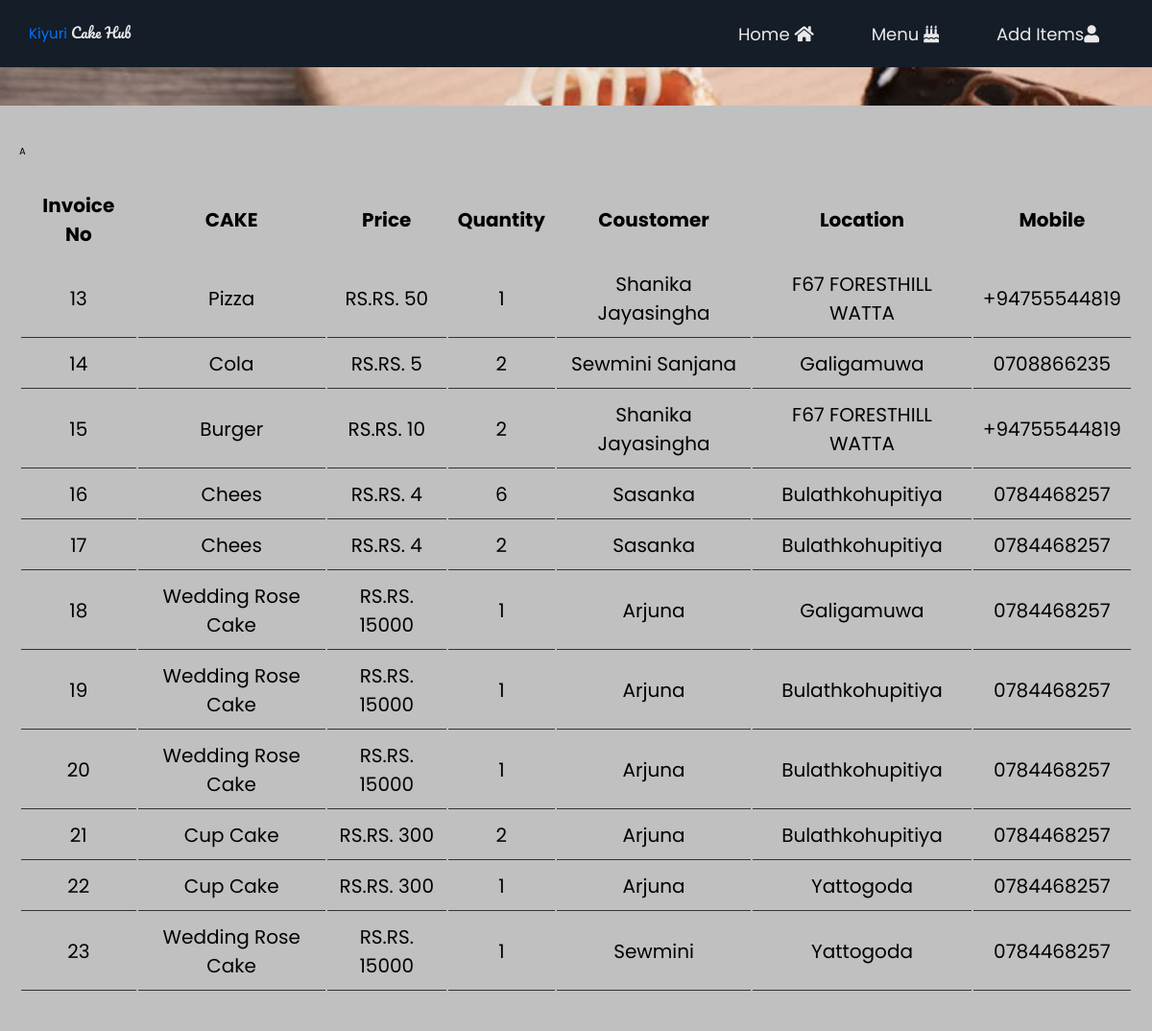
Page /project/orders.php on the committed database.
### tables this page shows
CREATE TABLE `oder_table` (
  `ID` int(50) NOT NULL,
  `Item` varchar(100) NOT NULL,
  `price_RS` varchar(100) NOT NULL,
  `quantity` varchar(100) NOT NULL,
  `customer` varchar(100) NOT NULL,
  `location` varchar(100) NOT NULL,
  `Contact_No` varchar(100) NOT NULL
);

### project/orders.php (the view, shortened to what this page needs)
<?php
@include 'config.php';
?>
<!DOCTYPE html>
<html lang="en">
<head>
    <link rel="stylesheet" href="about.css">
    <link rel="stylesheet" href="https://cdnjs.cloudflare.com/ajax/libs/font-awesome/4.7.0/css/font-awesome.css">
    <link rel="stylesheet" type="text/css" href="https://cdnjs.cloudflare.com/ajax/libs/font-awesome/5.15.1/css/all.min.css">
    <link rel="stylesheet" href="https://cdnjs.cloudflare.com/ajax/libs/font-awesome/5.15.4/css/all.min.css">
   <link rel="stylesheet" href="css/style.css">
   <link rel="stylesheet" href="https://cdnjs.cloudflare.com/ajax/libs/font-awesome/5.15.4/css/all.min.css">
   <link rel="stylesheet" href="css/style.css">
</head>
<body>
<div class="menubar">
       <pre class="name"><span>Kiyuri</span> Cake Hub</pre>
       <ul>
           <li><a href="in.php">Home </a><i class="fa fa-home"></i></li>
           <li><a href="menu.php">Menu </a><i class="fa fa-birthday-cake"></i></li>
           <li><a href="admin_page.php">Add Items</a><i class="fa fa-user"></i></li>
       </ul>
 </div>
<h1>INVOICE TABLE</h1>
<div class="container">
   <?php
   $select = mysqli_query($conn, "SELECT * FROM oder_table");
   ?>
   <div class="product-display">
      <table boeder="5" class="product-display-table">
         <th>
         <tr>
            <th>invoice No</th>
            <th>CAKE</th>
            <th>Price</th>
            <th>quantity</th>
            <th>coustomer</th>
            <th>location</th>
            <th>Mobile</th>
         </tr>
         </th>
         <?php while($row = mysqli_fetch_assoc($select)){ ?>
         <tr>
            <td><?php echo $row['ID']; ?></td>
            <td><?php echo $row['Item']; ?></td>
            <td>RS.<?php echo $row['price_RS']; ?></td>
            <td><?php echo $row['quantity']; ?></td>
            <td><?php echo $row['customer']; ?></td>
            <td><?php echo $row['location']; ?></td>
            <td><?php echo $row['Contact_No']; ?></td>
         </tr>
      <?php } ?>
      </table>
   </div>
</div>
</body>
</html>

### project/about.css (style rules this page uses)
:root { --color-primary:#0073ff; --color-white:#e9e9e9; --color-black:#141d28; --color-black-1:#212b38; --color-silver:#C0C0C0; --color: #24262b; --color-mediumblue:#0000cd; --color-black2:#000000; --color-darkred:#8b0000; --color-lightslategrey:#778899; }
* { margin:0; padding:0; box-sizing: border-box; }
body { font-family: IBM Plex Sans; }
.menubar { background-color:var(--color-black); height: 70px; width: 100%; display: flex; align-items:center; justify-content: space-between; padding-left: 30px; padding-right: 25px; }
.name { padding-top: 10px; padding-bottom: 10px; font-family: Pacifico; font-size: 15px; width: 50; color:var(--color-white); height: auto; }
.name span { color:var(--color-primary); }
.menubar ul { list-style: none; display:flex; }
.menubar ul li { padding: 10px 30px; font-family:Belanosima; font-size: 18px; }
.menubar ul li a { color: var(--color-white); text-decoration: none; font-size: 18px; transition:all 0.3s; }
.fa { color: #e9e9e9; }
body { margin: 0; padding: 0; background-image: url('recipes.jpg'); background-position: center; background-repeat: no-repeat; background-size: cover; }
h1 { font-weight: 400; height: 40px; font-size:50px; text-align: left; font-family: Pacifico; padding-top: 30px; padding-left: 100px; color: #C0C0C0; }
body { line-height: 1.5; }
* { margin: 0; padding: 0; box-sizing: border-box; }
.container { max-width: 1170px; background-color: #C0C0C0; margin: auto; }
ul { list-style: none; }

### project/css/style.css (style rules this page uses)
:root { --green:#27ae60; --black:#333; --white:#fff; --bg-color:#eee; --box-shadow:0 .5rem 1rem rgba(0,0,0,.1); --border:.1rem solid var(--black); }
* { font-family: 'Poppins', sans-serif; margin:0; padding:0; box-sizing: border-box; outline: none; border:none; text-decoration: none; text-transform: capitalize; }
html { font-size: 62.5%; overflow-x: hidden; }
.container { max-width: 1200px; padding:2rem; margin:0 auto; }
.product-display { margin:2rem 0; }
.product-display .product-display-table { width: 100%; text-align: center; }
.product-display .product-display-table th { padding:1rem; font-size: 2rem; }
.product-display .product-display-table td { padding:1rem; font-size: 2rem; border-bottom: var(--border); }

### rows in the picture
oder_table: ID "13", Item "Pizza", price_RS "RS. 50", quantity "1", customer "Shanika Jayasingha", location "F67 FORESTHILL WATTA", Contact_No "+94755544819"
oder_table: ID "14", Item "Cola", price_RS "RS. 5", quantity "2", customer "Sewmini Sanjana", location "Galigamuwa", Contact_No "0708866235"
oder_table: ID "15", Item "Burger", price_RS "RS. 10", quantity "2", customer "Shanika Jayasingha", location "F67 FORESTHILL WATTA", Contact_No "+94755544819"
oder_table: ID "16", Item "Chees", price_RS "RS. 4", quantity "6", customer "Sasanka", location "Bulathkohupitiya", Contact_No "0784468257"
oder_table: ID "17", Item "Chees", price_RS "RS. 4", quantity "2", customer "Sasanka", location "Bulathkohupitiya", Contact_No "0784468257"
oder_table: ID "18", Item "Wedding Rose Cake", price_RS "RS. 15000", quantity "1", customer "Arjuna", location "Galigamuwa", Contact_No "0784468257"
oder_table: ID "19", Item "Wedding Rose Cake", price_RS "RS. 15000", quantity "1", customer "Arjuna", location "Bulathkohupitiya", Contact_No "0784468257"
oder_table: ID "20", Item "Wedding Rose Cake", price_RS "RS. 15000", quantity "1", customer "Arjuna", location "Bulathkohupitiya", Contact_No "0784468257"
oder_table: ID "21", Item "Cup Cake", price_RS "RS. 300", quantity "2", customer "Arjuna", location "Bulathkohupitiya", Contact_No "0784468257"
oder_table: ID "22", Item "Cup Cake", price_RS "RS. 300", quantity "1", customer "Arjuna", location "Yattogoda", Contact_No "0784468257"
oder_table: ID "23", Item "Wedding Rose Cake", price_RS "RS. 15000", quantity "1", customer "Sewmini", location "Yattogoda", Contact_No "0784468257"
